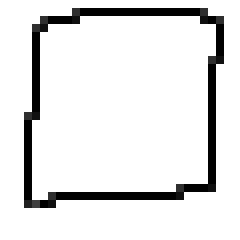
#> input picture python/lab1/картинки/1.bmp, 30 x 30 px, found by its file name (shown 8 times larger); its folder holds only this picture in this run
$ python lab-1.py
#> lines starting #> are read from the running program, lines starting #| are printed output that depends on the picture; after the words box and inside, x2 and y2 are one past the last pixel; in counts of white or black regions, pixels touching at a corner belong together
from copy import copy
import os
from queue import Queue
import queue
from typing import List, Tuple
from PIL import Image, ImageChops
import numpy as np


#параметры программы
                            #best
TAIL=4                      #4          влияет на скорость изменения вектора
ANGLE=0.9  #cos of angle   #0.9         отделяет угол от прямой
COUNT = 16  #pictures       #16
RESOLUTION=30               #30

#функция находит углы
def transform(image, vector):
    q=[]
    Path=[]

    #предобработка изображения на всякий случай
    pixx = np.asarray(image)
    pix=pixx.copy()
    for i in range(RESOLUTION):
        for j in range(RESOLUTION):
            if pix[i][j]<200:
                pix[i][j]=0

    A=[[np.array([0,0,0]) for i in range(RESOLUTION)]for i in range(RESOLUTION)]

    #проходит по закрашенным точкам и добавляет их в очередь
    def Step(vect, tail):
        i=tail[-1][0]
        j=tail[-1][1]

        if i<0 or j<0 or i>RESOLUTION-1 or j>RESOLUTION-1: return
        if pix[i][j]!=0: return     #условия

        Path.append([vect,tail])

        #доп шаги
        pix[i][j]=-1

        if len(tail)==TAIL: tail.pop(0)

        q.append( [np.array([-1, -1,0]), tail+[[i-1,j-1]]])
        q.append( [np.array([-1, 0,0]), tail+[[i-1, j]]])
        q.append( [np.array([-1, 1,0]), tail+[[i-1, j+1]]])
        q.append( [np.array([0, -1,0]), tail+[[i, j-1]]])
        q.append([ np.array([0, 1,0]), tail+[[i, j+1]]])
        q.append([ np.array([1, -1,0]), tail+[[i+1, j-1]]])
        q.append( [np.array([1, 0,0]), tail+[[i+1, j]]])
        q.append( [np.array([1, 1,0]), tail+[[i+1, j+1]]])


        return

    #проходит по очереди и сопоставляет каждой точке вектор
    def wind(vect, track):
        cur_vec = np.array([0,0,0])
        for i in track:
            cur_vec=cur_vec+(A[i[0]][i[1]])
        cur_vec=cur_vec+vect

        if np.linalg.norm(cur_vec)!=0:
            cur_vec=cur_vec/np.linalg.norm(cur_vec)
        A[track[-1][0]][track[-1][1]]=cur_vec
    #изменяет цвет точек в зависимости от изменения вектора по пути обхода
        value=np.dot(A[track[-1][0]][track[-1][1]], A[track[0][0]][track[0][1]])
        if(value>ANGLE): value = 1
        else: value=0

        pix[track[-1][0]][track[-1][1]]+=150
        pix[track[0][0]][track[0][1]]=value*150

        if((A[track[0][0]][track[0][1]]==(np.array([0,0,0]))).all()):
            pix[track[0][0]][track[0][1]]=155
        return

    #поиск начальной точки
    def start():
        for i in range(RESOLUTION):
            for j in range(RESOLUTION):
                if pix[i][j]==0:
                    start=[i,j]
                    q.append([np.array([0, 0,0]), [[i,j]]])
                    return
    #просмотр векторной формы
    # [9 lines left out: function view, not called in this run]

    start()
    indx=0

    while indx<len(q):
        i=q[indx]
        Step(i[0],i[1])
        indx+=1

    for i in Path:
        wind(i[0],i[1])

    if(vector): return view()
    else: return Image.fromarray(pix)
#повторный проход для повернутого изображения
def double_check(image):
    image_copy=copy(image)
    image_copy=image_copy.rotate(180)

    image1=(transform(image, False))
    image2=(transform(image_copy, False).rotate(180))

    im3 = ImageChops.multiply(image1, image2)

    return im3

#коллажик
# [85 lines left out: functions find_multiples, get_smallest_multiples, create_collage, not called in this run]
#расширение найденных точек
def Union(image):
    pict=np.asarray(image).copy()
    points = []

    def larger(point):
        i=point[0]
        j=point[1]
        if(i>0 and j>0):pict[i-1][j-1]=0
        if(i>0):pict[i-1][j]=0
        if(i>0 and j<RESOLUTION-1):pict[i-1][j+1]=0
        if(j>0):pict[i][j-1]=0
        if(j<RESOLUTION-1):pict[i][j+1]=0
        if(i<RESOLUTION-1 and j>0):pict[i+1][j-1]=0
        if(i<RESOLUTION-1):pict[i+1][j]=0
        if(i<RESOLUTION-1 and j<RESOLUTION-1):pict[i+1][j+1]=0

    for i in range(RESOLUTION):
        for j in range(RESOLUTION):
            if pict[i][j]==0: points.append([i,j])
    for i in points:
        larger(i)
    return pict

def angle_count(pict):

    def Clean(i,j):
            pict[i][j]=150
            for x in range(i-1,i+2):
                for y in range(j-1,j+2):
                    if(x>=0 and y>=0 and x<RESOLUTION and y<RESOLUTION and pict[x][y]==0): Clean(x,y)
    angls=0
    for i in range(RESOLUTION):
        for j in range(RESOLUTION):
            if(pict[i][j]==0):
                angls+=1
                Clean(i,j)
    return angls

def loop_check(image):
    pict = np.asarray(image).copy()
    def Clean(x,y):
            pict[x][y]=150
            if(x+1<RESOLUTION and pict[x+1][y]==255): Clean(x+1,y)
            if(x>0 and pict[x-1][y]==255): Clean(x-1,y)
            if(y+1<RESOLUTION and pict[x][y+1]==255): Clean(x,y+1)
            if(y>0 and pict[x][y-1]==255): Clean(x,y-1)

    def Start():
        for x in range(RESOLUTION):
            for y in range(RESOLUTION):
                if(pict[x][y]==255):
                    Clean(x,y)
                    return

    Start()

    #Image.fromarray(pict).show()
    for i in range(RESOLUTION):
        for j in range(RESOLUTION):
            if (pict[i][j]==255):return True
    return False

def Conclusion(loop, angles):
    if(loop==False):
        if(angles==0): print("прямая")
        else: print("ломанная")
    else:
        if(angles==0):print("круг")
        elif(angles<3): print("овал")
        elif(angles==3): print("треугольник")
        elif(angles==4): print("квадрат")
        else: print("круг")

#tests
# [23 lines left out: functions test_part1, test_part2, test_part3, not called in this run]

#test_part1()
# test_part2(False)
#test_part3(test_part2(False))

print()
for i in range(COUNT):
        image = Image.open('./lab1/картинки/'+str(i+1)+'.bmp').convert('L')
        mod_pict=Union(double_check(image))
#> in double_check, `image_copy=image_copy.rotate(180)`:
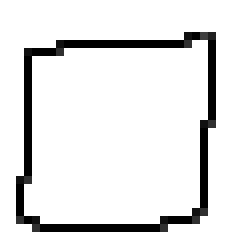
#> image_copy: PIL image 30x30 L (shown 8 times larger); min 0, max 255, mean 228.5
#> after the loop in transform, `for i in range(RESOLUTION):`:
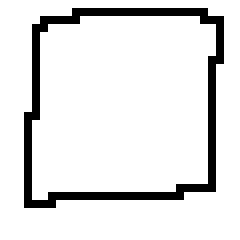
#> pix: shape (30, 30) (shown 8 times larger); 89.3% white; black in thin lines or dots, all inside (x1, y1, x2, y2) = (3, 1, 28, 26)
#> in transform, `else: return Image.fromarray(pix)`:
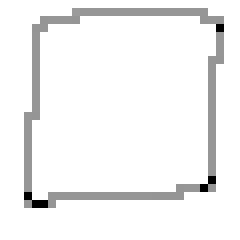
#> returned value: PIL image 30x30 L (shown 8 times larger); min 0, max 255, mean 242.8
#> call 2 of transform, with vector = False
#> after the loop in transform (call 2), `for i in range(RESOLUTION):`:
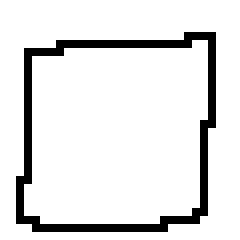
#> pix: shape (30, 30) (shown 8 times larger); 89.3% white; black in thin lines or dots, all inside (x1, y1, x2, y2) = (2, 4, 27, 29)
#> in transform (call 2), `else: return Image.fromarray(pix)`:
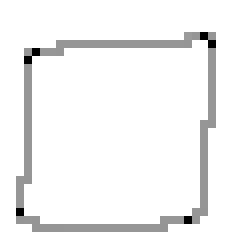
#> returned value: PIL image 30x30 L (shown 8 times larger); min 0, max 255, mean 242.8
#> in double_check, `im3 = ImageChops.multiply(image1, image2)`:
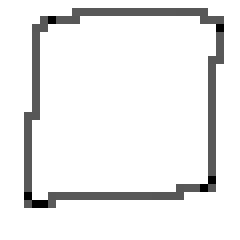
#> im3: PIL image 30x30 L (shown 8 times larger); min 0, max 255, mean 236.5
        Conclusion(loop_check(image),angle_count(mod_pict))
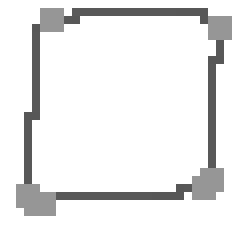
#> mod_pict: shape (30, 30) (shown 8 times larger); min 87, max 255, mean 235.2
#> (the run stopped early here; a loop or call above may not have finished)
